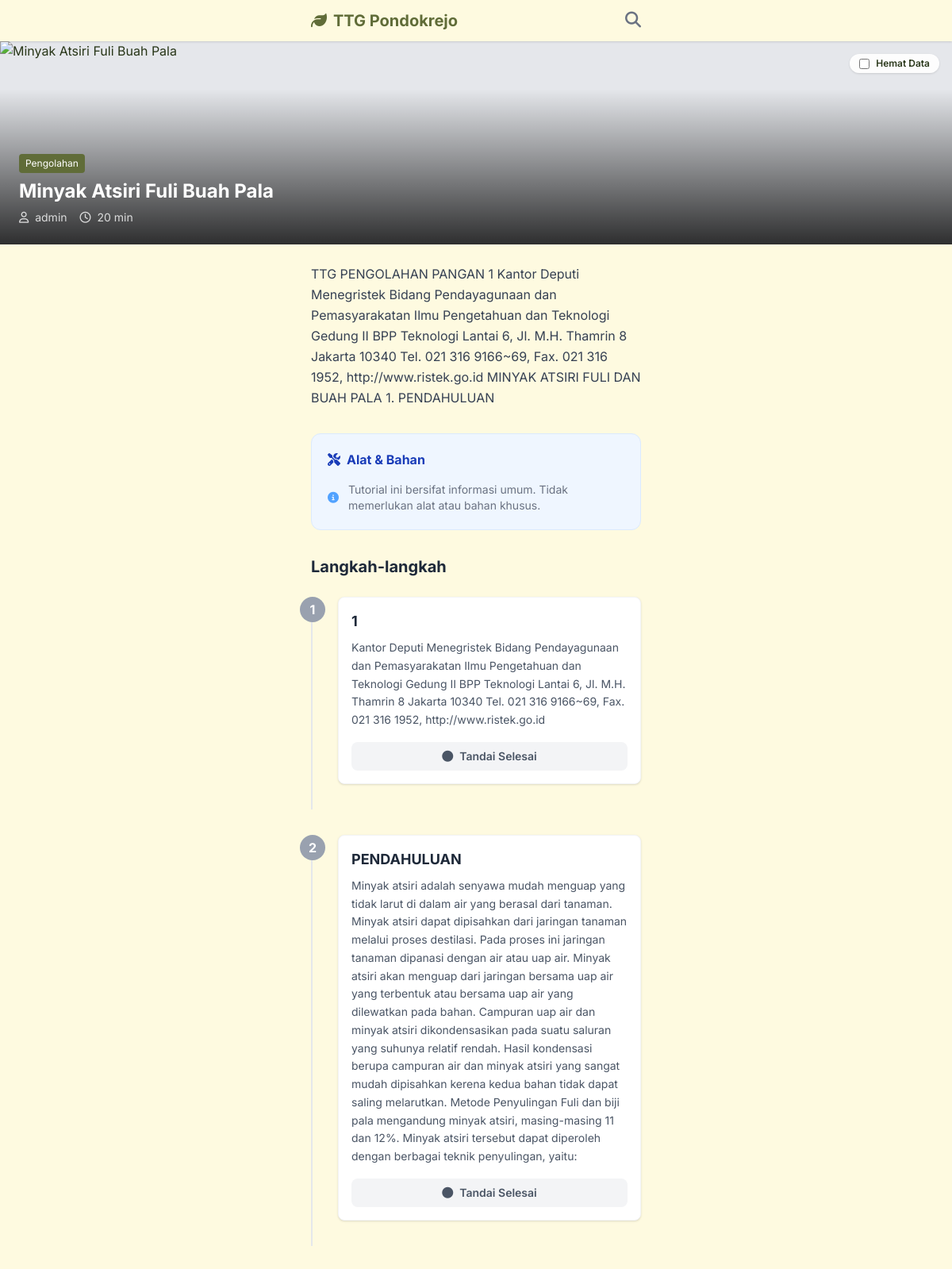
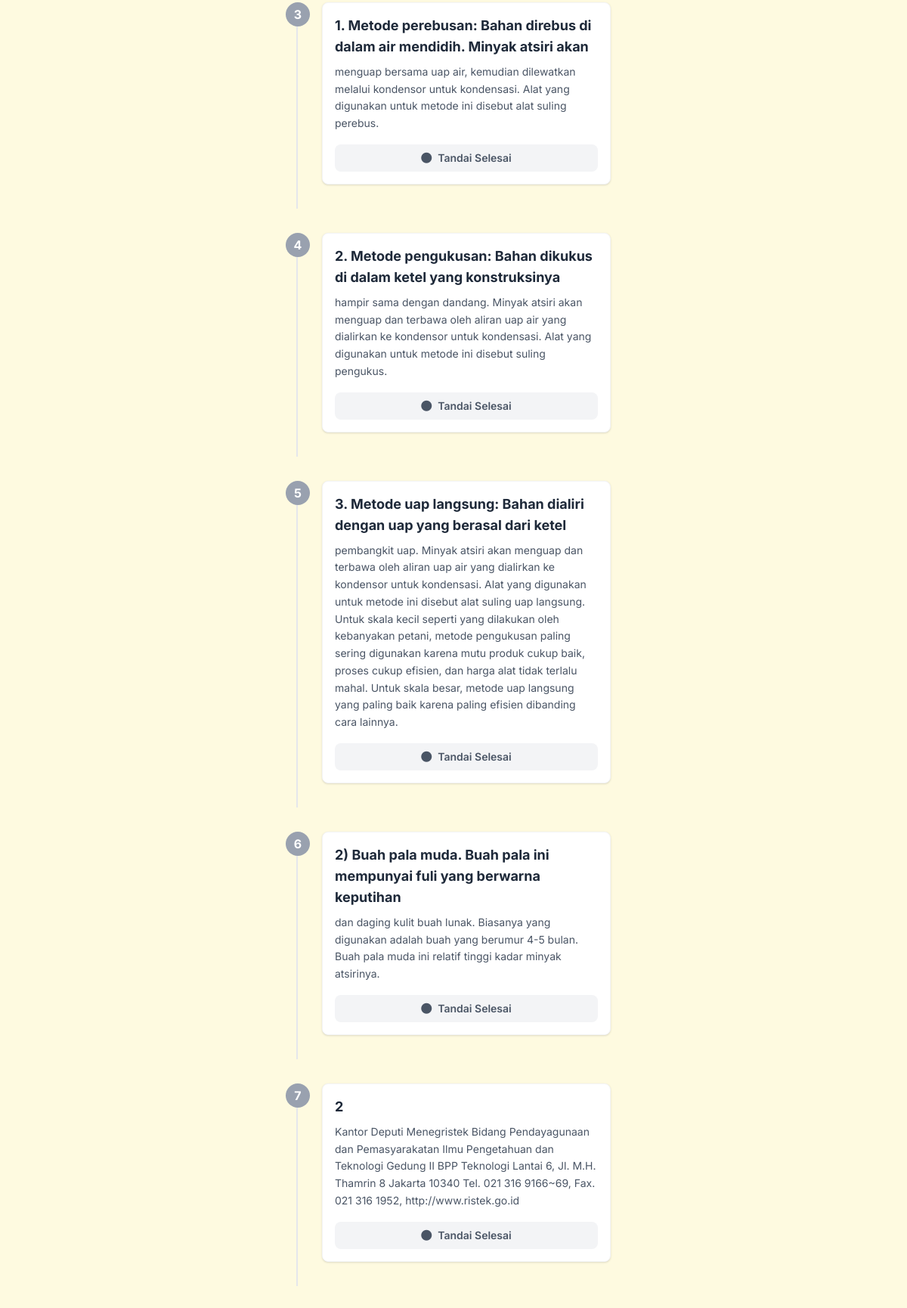
Page /tutorial.php?id=83 (upper part) on the committed database (2 pictures, top to bottom).
### tables this page shows
CREATE TABLE tutorials (
            id INTEGER PRIMARY KEY AUTOINCREMENT,
            title TEXT NOT NULL,
            slug TEXT UNIQUE NOT NULL,
            description TEXT,
            difficulty TEXT, -- 'Easy', 'Medium', 'Hard'
            duration INTEGER, -- in minutes
            category_id INTEGER,
            author_id INTEGER,
            created_at DATETIME DEFAULT CURRENT_TIMESTAMP,
            view_count INTEGER DEFAULT 0,
            image_path TEXT, video_url TEXT, pdf_path TEXT, -- Main thumbnail
            FOREIGN KEY(category_id) REFERENCES categories(id),
            FOREIGN KEY(author_id) REFERENCES users(id)
        );

CREATE TABLE categories (
            id INTEGER PRIMARY KEY AUTOINCREMENT,
            name TEXT NOT NULL,
            icon_class TEXT -- e.g. fa-leaf for fontawesome or just text
        );

CREATE TABLE users (
            id INTEGER PRIMARY KEY AUTOINCREMENT,
            username TEXT UNIQUE NOT NULL,
            password_hash TEXT NOT NULL,
            role TEXT DEFAULT 'admin'
        );

CREATE TABLE steps (
            id INTEGER PRIMARY KEY AUTOINCREMENT,
            tutorial_id INTEGER NOT NULL,
            step_number INTEGER NOT NULL,
            title TEXT,
            content TEXT,
            image_path TEXT,
            FOREIGN KEY(tutorial_id) REFERENCES tutorials(id) ON DELETE CASCADE
        );

### public/tutorial.php (the view, shortened to what this page needs)
<?php
require_once __DIR__ . '/../includes/functions.php';
$pdo = connectDB();
$id = (int)$_GET['id'];
$stmt = $pdo->prepare("SELECT t.*, c.name as category_name, u.username as author_name
                       FROM tutorials t
                       JOIN categories c ON t.category_id = c.id
                       LEFT JOIN users u ON t.author_id = u.id
                       WHERE t.id = ?");
$stmt->execute([$id]);
$tutorial = $stmt->fetch();
$stmt = $pdo->prepare("SELECT * FROM steps WHERE tutorial_id = ? ORDER BY step_number ASC");
$stmt->execute([$id]);
$steps = $stmt->fetchAll();
$stmt = $pdo->prepare("SELECT * FROM materials WHERE tutorial_id = ?");
$stmt->execute([$id]);
$materials = $stmt->fetchAll();
require_once __DIR__ . '/../includes/header.php';
?>
<div x-data="{
    dataSaver: false,
    completedSteps: JSON.parse(localStorage.getItem('completed_steps_<?php echo $id; ?>') || '[]'),
    toggleStep(stepId) {
        if (this.completedSteps.includes(stepId)) {
            this.completedSteps = this.completedSteps.filter(id => id !== stepId);
        } else {
            this.completedSteps.push(stepId);
        }
        localStorage.setItem('completed_steps_<?php echo $id; ?>', JSON.stringify(this.completedSteps));
    },
    isCompleted(stepId) {
        return this.completedSteps.includes(stepId);
    }
}" class="pb-24">
    <div class="relative h-64 w-full bg-gray-200">
        <template x-if="!dataSaver">
            <img src="<?php echo BASE_URL . ($tutorial['image_path'] ?? '/assets/images/default.jpg'); ?>"
                 alt="<?php echo $tutorial['title']; ?>"
                 class="w-full h-full object-cover">
        </template>
        <div class="absolute top-4 right-4 bg-white/90 backdrop-blur rounded-full px-3 py-1 shadow-sm text-xs font-semibold">
             <label class="flex items-center gap-2 cursor-pointer">
                <input type="checkbox" x-model="dataSaver" class="form-checkbox text-primary rounded focus:ring-primary">
                <span>Hemat Data</span>
            </label>
        </div>
        <div class="absolute bottom-0 left-0 right-0 bg-gradient-to-t from-black/80 to-transparent p-6 pt-20">
            <span class="bg-primary text-white text-xs px-2 py-1 rounded mb-2 inline-block">
                <?php echo $tutorial['category_name']; ?>
            </span>
            <h1 class="text-2xl font-bold text-white leading-tight mb-2">
                <?php echo $tutorial['title']; ?>
            </h1>
            <div class="flex text-white/80 text-sm gap-4">
                <span><i class="far fa-user mr-1"></i> <?php echo $tutorial['author_name'] ?? 'Admin'; ?></span>
                <span><i class="far fa-clock mr-1"></i> <?php echo $tutorial['duration']; ?> min</span>
            </div>
        </div>
    </div>
    <div class="px-4 py-6 max-w-md mx-auto">
        <div class="mb-8 text-gray-700 leading-relaxed prose prose-sm max-w-none">
            <?php echo renderContent($tutorial['description']); ?>
        </div>
        <div class="bg-blue-50 rounded-xl p-5 mb-8 border border-blue-100">
            <h3 class="font-bold text-blue-800 mb-4 flex items-center">
                <i class="fas fa-tools mr-2"></i> Alat & Bahan
            </h3>
            <?php if(!empty($materials)): ?>
            <ul class="space-y-3">
                <?php foreach($materials as $mat): ?>
                <li class="flex items-start gap-3 text-sm text-gray-700 border-b border-blue-100 pb-2 last:border-0 last:pb-0">
                    <i class="fas fa-check-circle text-blue-400 mt-1"></i>
                    <div>
                        <span class="font-semibold block"><?php echo $mat['name']; ?> (<?php echo $mat['quantity']; ?>)</span>
                        <?php if($mat['local_source']): ?>
                            <span class="text-xs text-blue-600 block mt-0.5">
                                <i class="fas fa-map-marker-alt mr-1"></i> Tersedia di: <?php echo $mat['local_source']; ?>
                            </span>
                        <?php endif; ?>
                    </div>
                </li>
                <?php endforeach; ?>
            </ul>
            <?php else: ?>
            <div class="flex items-center gap-3 text-sm text-gray-500">
                <i class="fas fa-info-circle text-blue-400"></i>
                <span>Tutorial ini bersifat informasi umum. Tidak memerlukan alat atau bahan khusus.</span>
            </div>
            <?php endif; ?>
        </div>
        <div class="space-y-8">
            <h3 class="font-bold text-xl text-gray-800 mb-6">Langkah-langkah</h3>
            <?php foreach($steps as $index => $step): ?>
            <div class="relative pl-8 pb-8 border-l-2 border-gray-200 last:border-0">
                <div class="absolute -left-4 top-0 w-8 h-8 rounded-full flex items-center justify-center font-bold text-white transition-colors duration-300"
                     :class="isCompleted(<?php echo $step['id']; ?>) ? 'bg-primary' : 'bg-gray-400'">
                    <?php echo $step['step_number']; ?>
                </div>
                <div class="bg-white rounded-lg p-4 shadow-sm border border-gray-100 transition-all duration-300"
                     :class="isCompleted(<?php echo $step['id']; ?>) ? 'opacity-60 grayscale' : ''">
                    <h4 class="font-bold text-lg mb-2 text-gray-800"><?php echo $step['title']; ?></h4>
                    <div class="text-gray-600 text-sm mb-4 leading-relaxed">
                        <?php echo renderContent($step['content']); ?>
                    </div>
                    <button @click="toggleStep(<?php echo $step['id']; ?>)"
                            class="w-full py-2 rounded-lg text-sm font-semibold transition flex items-center justify-center gap-2"
                            :class="isCompleted(<?php echo $step['id']; ?>)
                                ? 'bg-green-100 text-green-700 hover:bg-green-200'
                                : 'bg-gray-100 text-gray-600 hover:bg-gray-200'">
                        <i class="fas" :class="isCompleted(<?php echo $step['id']; ?>) ? 'fa-check' : 'fa-circle'"></i>
                        <span x-text="isCompleted(<?php echo $step['id']; ?>) ? 'Selesai' : 'Tandai Selesai'"></span>
                    </button>
                </div>
            </div>
            <?php endforeach; ?>
        </div>
    </div>
</div>
<?php require_once __DIR__ . '/../includes/footer.php'; ?>

### includes/functions.php (shortened to what this page needs)
<?php
function cleanWordPressContent($content) {
    $content = preg_replace('/\[.+?\]/', '', $content);
    $content = str_replace('&nbsp;', ' ', $content);
    $content = preg_replace('/class="wp-image-\d+"/', '', $content);
    $content = preg_replace('/class="wp-block-list"/', '', $content);
    $content = preg_replace('/(<br\s*\/?>\s*){3,}/', '<br><br>', $content);
    $content = preg_replace('/<p>\s*<\/p>/', '', $content);
    $content = trim($content);
    return $content;
}
function renderContent($content) {
    $content = cleanWordPressContent($content);
    $content = preg_replace('/<p>\s*<ul>\s*<li>\s*<li>/i', '<ul><li>', $content);
    $content = preg_replace('/<\/li>\s*<\/li>\s*<\/ul>\s*<\/p>/i', '</li></ul>', $content);
    $content = preg_replace('/<li[^>]*>\s*(<br\s*\/?>\s*)*<\/li>/i', '', $content);
    $content = preg_replace('/<li>\s*<\/li>/i', '', $content);
    $content = preg_replace(
        '/<img\s+([^>]*)>/',
        '<img $1 class="w-full h-auto rounded-lg my-4 shadow-sm" loading="lazy">',
        $content
    );
    $content = preg_replace('/\s*style="[^"]*"/i', '', $content);
    $content = preg_replace(
        '/<p[^>]*>\s*Gambar\s+\d+\.?.*?<\/p>/i',
        '$0',
        $content
    );
    $content = preg_replace(
        '/^(Gambar\s+\d+\.?.*)$/m',
        '<p class="text-sm font-semibold text-gray-600 mt-4 mb-1 italic">$1</p>',
        $content
    );
    $content = preg_replace(
        '/^(Keterangan\s*(gambar|Gambar)\s*\d*)\s*:?\s*$/m',
        '<p class="text-sm font-bold text-gray-800 mt-3 mb-2">$1:</p>',
        $content
    );
    $content = preg_replace(
        '/<p[^>]*>\s*Keterangan\s*(gambar|Gambar)\s*\d*\s*:?\s*<\/p>/i',
        '<p class="text-sm font-bold text-gray-800 mt-3 mb-2">$0</p>',
        $content
    );
    $content = preg_replace(
        '/<ul[^>]*>/',
        '<ul class="space-y-1 ml-4 mb-4">',
        $content
    );
    $content = preg_replace(
        '/<li[^>]*>\s*(.*?)\s*<\/li>/s',
        '<li class="flex items-start gap-2 text-gray-700"><span class="text-primary mt-1 flex-shrink-0">•</span><span class="flex-1">$1</span></li>',
        $content
    );
    $content = preg_replace('/<p[^>]*>\s*<\/p>/i', '', $content);
    $content = preg_replace('/<p[^>]*>\s*<br\s*\/?>\s*<\/p>/i', '', $content);
    $content = preg_replace(
        '/<p[^>]*>(.*?)<\/p>/s',
        '<p class="mb-3 text-gray-700 leading-relaxed">$1</p>',
        $content
    );
    $content = preg_replace(
        '/<strong>/i',
        '<strong class="font-semibold text-gray-900">',
        $content
    );
    $content = preg_replace(
        '/<b>/i',
        '<b class="font-semibold text-gray-900">',
        $content
    );
    for ($i = 1; $i <= 3; $i++) {
        $size = $i === 1 ? 'text-xl' : ($i === 2 ? 'text-lg' : 'text-base');
        $content = preg_replace(
            "/<h{$i}([^>]*)>/i",
            "<h{$i}$1 class=\"{$size} font-bold text-gray-900 mt-6 mb-3\">",
            $content
        );
    }
    $content = preg_replace('/(<br\s*\/?>\s*){3,}/', '<br><br>', $content);
    $content = preg_replace('/<li[^>]*>\s*<\/li>/i', '', $content);
    $content = preg_replace('/<ul[^>]*>\s*<\/ul>/i', '', $content);
    return $content;
}
?>

### includes/header.php (style rules this page uses)
body { font-family: 'Inter', sans-serif; }

### rows in the picture
tutorials: category.name "Pengolahan", title "Minyak Atsiri Fuli Buah Pala", author.username "admin", duration "20", description "TTG PENGOLAHAN PANGAN 1 Kantor Deputi Menegristek Bidang Pendayagunaan dan Pemasyarakatan Ilmu Pengetahuan dan Teknologi Gedung II BPP Teknologi Lantai 6, Jl. M.H. Thamrin 8 Jakarta 10340 Tel. 021 316 9166~69, Fax. 021 316 1952, http://www.ristek.go.id MINYAK ATSIRI FULI DAN BUAH PALA 1. PENDAHULUAN"
steps: step_number "1", title "1", content "Kantor Deputi Menegristek Bidang Pendayagunaan dan Pemasyarakatan Ilmu Pengetahuan dan Teknologi Gedung II BPP Teknologi Lantai 6, Jl. M.H. Thamrin 8 Jakarta 10340 Tel. 021 316 9166~69, Fax. 021 316 1952, http://www.ristek.go.id"
steps: step_number "2", title "PENDAHULUAN", content "Minyak atsiri adalah senyawa mudah menguap yang tidak larut di dalam air yang berasal dari tanaman. Minyak atsiri dapat dipisahkan dari jaringan tanaman melalui proses destilasi. Pada proses ini jaringan tanaman dipanasi dengan air atau uap air. Minyak atsiri akan menguap dari jaringan bersama uap air yang terbentuk atau bersama uap air yang dilewatkan pada bahan. Campuran uap air dan minyak atsiri dikondensasikan pada suatu saluran yang suhunya relatif rendah. Hasil kondensasi berupa campuran air dan minyak atsiri yang sangat mudah dipisahkan kerena kedua bahan tidak dapat saling melarutkan. Metode Penyulingan Fuli dan biji pala mengandung minyak atsiri, masing-masing 11 dan 12%. Minyak…"
steps: step_number "3", title "1. Metode perebusan: Bahan direbus di dalam air mendidih. Minyak atsiri akan", content "menguap bersama uap air, kemudian dilewatkan melalui kondensor untuk kondensasi. Alat yang digunakan untuk metode ini disebut alat suling perebus."
steps: step_number "4", title "2. Metode pengukusan: Bahan dikukus di dalam ketel yang konstruksinya", content "hampir sama dengan dandang. Minyak atsiri akan menguap dan terbawa oleh aliran uap air yang dialirkan ke kondensor untuk kondensasi. Alat yang digunakan untuk metode ini disebut suling pengukus."
steps: step_number "5", title "3. Metode uap langsung: Bahan dialiri dengan uap yang berasal dari ketel", content "pembangkit uap. Minyak atsiri akan menguap dan terbawa oleh aliran uap air yang dialirkan ke kondensor untuk kondensasi. Alat yang digunakan untuk metode ini disebut alat suling uap langsung. Untuk skala kecil seperti yang dilakukan oleh kebanyakan petani, metode pengukusan paling sering digunakan karena mutu produk cukup baik, proses cukup efisien, dan harga alat tidak terlalu mahal. Untuk skala besar, metode uap langsung yang paling baik karena paling efisien dibanding cara lainnya."
steps: step_number "6", title "2) Buah pala muda. Buah pala ini mempunyai fuli yang berwarna keputihan", content "dan daging kulit buah lunak. Biasanya yang digunakan adalah buah yang berumur 4-5 bulan. Buah pala muda ini relatif tinggi kadar minyak atsirinya."
steps: step_number "7", title "2", content "Kantor Deputi Menegristek Bidang Pendayagunaan dan Pemasyarakatan Ilmu Pengetahuan dan Teknologi Gedung II BPP Teknologi Lantai 6, Jl. M.H. Thamrin 8 Jakarta 10340 Tel. 021 316 9166~69, Fax. 021 316 1952, http://www.ristek.go.id"
